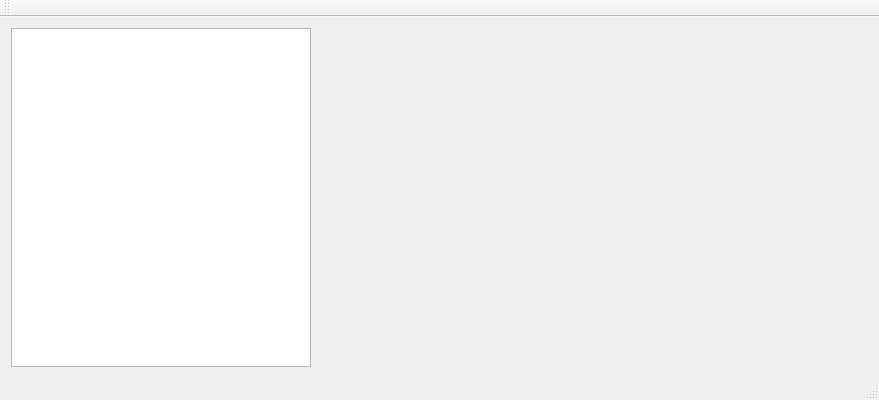
<?xml version="1.0" encoding="UTF-8"?>
<ui version="4.0">
 <class>Lecture12_demo_CompositeClass</class>
 <widget class="QMainWindow" name="Lecture12_demo_CompositeClass">
  <property name="geometry">
   <rect>
    <x>0</x>
    <y>0</y>
    <width>879</width>
    <height>400</height>
   </rect>
  </property>
  <property name="windowTitle">
   <string>Lecture12_demo_Composite</string>
  </property>
  <widget class="QWidget" name="centralWidget">
   <layout class="QHBoxLayout" name="horizontalLayout_2">
    <item>
     <layout class="QHBoxLayout" name="horizontalLayout">
      <item>
       <widget class="QListWidget" name="graphicsListWidget">
        <property name="maximumSize">
         <size>
          <width>300</width>
          <height>16777215</height>
         </size>
        </property>
        <property name="font">
         <font>
          <pointsize>16</pointsize>
         </font>
        </property>
       </widget>
      </item>
      <item>
       <widget class="MyWidget" name="widget" native="true"/>
      </item>
     </layout>
    </item>
   </layout>
  </widget>
  <widget class="QMenuBar" name="menuBar">
   <property name="geometry">
    <rect>
     <x>0</x>
     <y>0</y>
     <width>879</width>
     <height>22</height>
    </rect>
   </property>
  </widget>
  <widget class="QToolBar" name="mainToolBar">
   <attribute name="toolBarArea">
    <enum>TopToolBarArea</enum>
   </attribute>
   <attribute name="toolBarBreak">
    <bool>false</bool>
   </attribute>
  </widget>
  <widget class="QStatusBar" name="statusBar"/>
 </widget>
 <layoutdefault spacing="6" margin="11"/>
 <customwidgets>
  <customwidget>
   <class>MyWidget</class>
   <extends>QWidget</extends>
   <header>mywidget.h</header>
   <container>1</container>
  </customwidget>
 </customwidgets>
 <resources>
  <include location="Lecture12_demo_Composite.qrc"/>
 </resources>
 <connections/>
</ui>
